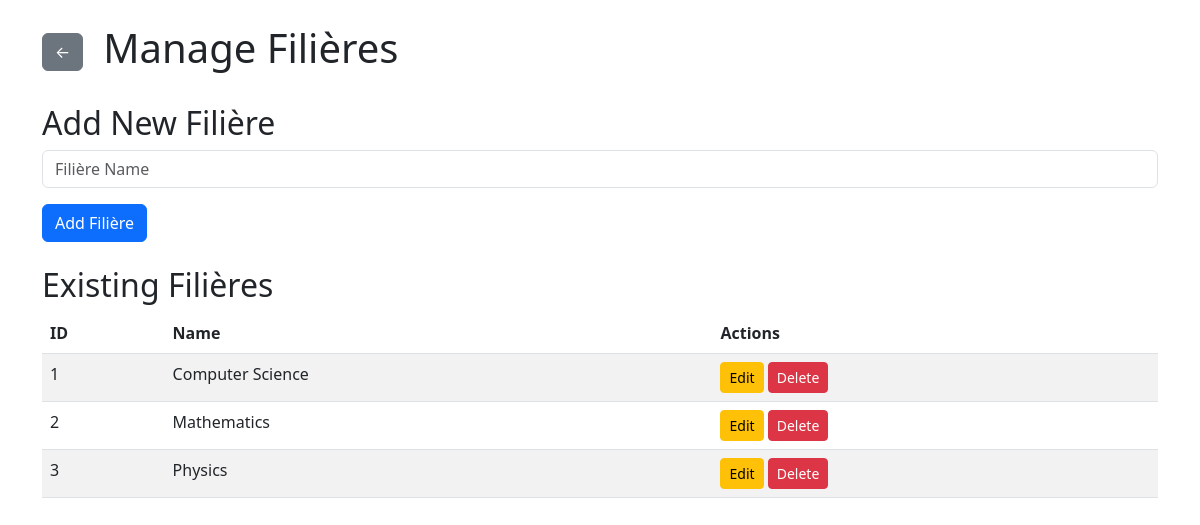
Screenshot of /filieres.php (signed in) with the database file from the repository.
### tables this page shows
CREATE TABLE filieres (
    id INT AUTO_INCREMENT PRIMARY KEY,
    name VARCHAR(100) NOT NULL UNIQUE,
    created_at TIMESTAMP DEFAULT CURRENT_TIMESTAMP
);

### filieres.php (the view, shortened to what this page needs)
<?php
include('includes/db.php');
$result = mysqli_query($conn, "SELECT * FROM filieres");
?>
<!DOCTYPE html>
<html lang="en">
<head>
    <link href="https://cdn.jsdelivr.net/npm/bootstrap@5.3.0/dist/css/bootstrap.min.css" rel="stylesheet">
</head>
<body>
    <header>
        <div class="container my-4">
            <a href="dashboard.php" class="btn btn-secondary">←</a>
            <h1>Manage Filières</h1>
        </div>
    </header>
    <main class="container">
        <section>
            <h2>Add New Filière</h2>
            <form action="filieres.php" method="POST" class="mb-4">
                <div class="mb-3">
                    <input type="text" name="name" class="form-control" placeholder="Filière Name" required>
                </div>
                <button type="submit" class="btn btn-primary">Add Filière</button>
            </form>
        </section>
        <section>
            <h2>Existing Filières</h2>
            <table class="table table-striped">
                <thead>
                    <tr>
                        <th>ID</th>
                        <th>Name</th>
                        <th>Actions</th>
                    </tr>
                </thead>
                <tbody>
                    <?php while ($filiere = mysqli_fetch_assoc($result)): ?>
                        <tr>
                            <td><?= $filiere['id'] ?></td>
                            <td><?= htmlspecialchars($filiere['name']) ?></td>
                            <td>
                                <button class="btn btn-sm btn-warning" data-bs-toggle="modal" data-bs-target="#editModal"
                                        data-id="<?= $filiere['id'] ?>"
                                        data-name="<?= htmlspecialchars($filiere['name']) ?>">
                                    Edit
                                </button>
                                <form action="filieres.php" method="POST" style="display:inline;">
                                    <button type="submit" class="btn btn-sm btn-danger" onclick="return confirm('Are you sure you want to delete this filière?')">Delete</button>
                                </form>
                            </td>
                        </tr>
                    <?php endwhile; ?>
                </tbody>
            </table>
        </section>
    </main>
</body>
</html>

### filieres.php (style rules this page uses)
.container.my-4 { margin-top: 1.5rem !important; margin-bottom: 1.5rem !important; display: flex; align-items: center; justify-content: flex-start; gap: 20px; }

### rows the page displays
filieres: id "1", name "Computer Science"
filieres: id "2", name "Mathematics"
filieres: id "3", name "Physics"
